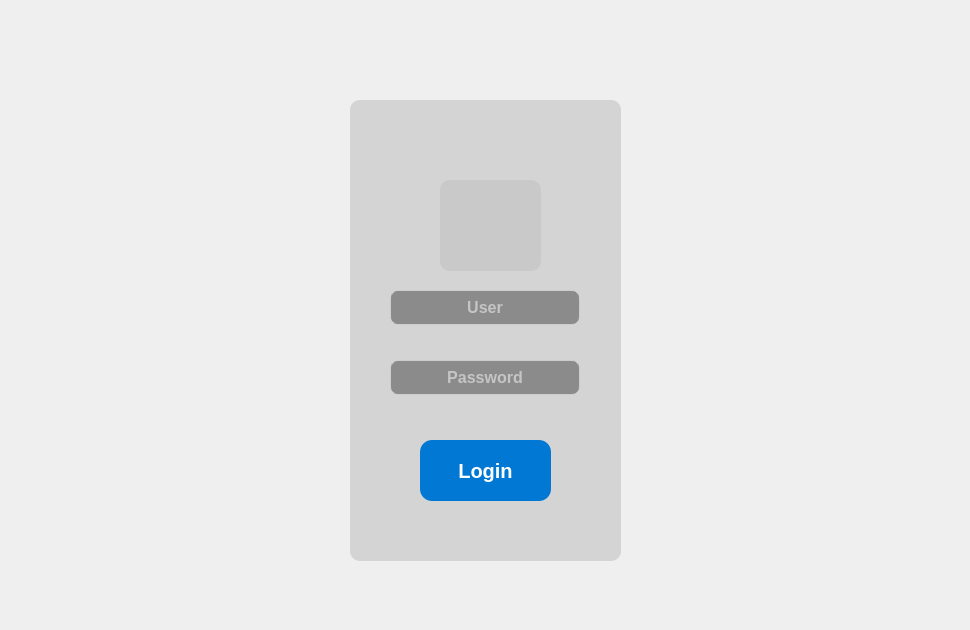
<?xml version="1.0" encoding="UTF-8"?>
<ui version="4.0">
 <class>Login</class>
 <widget class="QWidget" name="Login">
  <property name="geometry">
   <rect>
    <x>0</x>
    <y>0</y>
    <width>970</width>
    <height>630</height>
   </rect>
  </property>
  <property name="minimumSize">
   <size>
    <width>970</width>
    <height>630</height>
   </size>
  </property>
  <property name="maximumSize">
   <size>
    <width>970</width>
    <height>630</height>
   </size>
  </property>
  <property name="font">
   <font>
    <pointsize>12</pointsize>
   </font>
  </property>
  <property name="windowTitle">
   <string>Form</string>
  </property>
  <property name="styleSheet">
   <string notr="true">QFrame#frame_login {
    box-shadow: 0px 4px 20px rgba(0,0,0,0.35);
}
</string>
  </property>
  <widget class="QFrame" name="frame">
   <property name="geometry">
    <rect>
     <x>350</x>
     <y>100</y>
     <width>271</width>
     <height>461</height>
    </rect>
   </property>
   <property name="cursor">
    <cursorShape>ArrowCursor</cursorShape>
   </property>
   <property name="styleSheet">
    <string notr="true">background-color: rgba(193, 193, 193,0.6);
Border-radius:10px

</string>
   </property>
   <property name="frameShape">
    <enum>QFrame::Shape::StyledPanel</enum>
   </property>
   <property name="frameShadow">
    <enum>QFrame::Shadow::Raised</enum>
   </property>
   <widget class="QLineEdit" name="txt_user">
    <property name="geometry">
     <rect>
      <x>40</x>
      <y>190</y>
      <width>190</width>
      <height>35</height>
     </rect>
    </property>
    <property name="font">
     <font>
      <family>Segoe UI</family>
      <pointsize>12</pointsize>
      <bold>true</bold>
     </font>
    </property>
    <property name="layoutDirection">
     <enum>Qt::LayoutDirection::LeftToRight</enum>
    </property>
    <property name="styleSheet">
     <string notr="true">QLineEdit {
    background: rgba(127, 127, 127, 220);
    border: 1px solid rgba(255, 255, 255, 90);
    border-radius: 8px;
    padding: 6px 8px;
    color: white;              /* texto visível */
}

QLineEdit:focus {
    border: 1px solid #0078ff;
    background: rgba(38, 50, 64, 200);
}
</string>
    </property>
    <property name="alignment">
     <set>Qt::AlignmentFlag::AlignCenter</set>
    </property>
    <property name="placeholderText">
     <string>User</string>
    </property>
   </widget>
   <widget class="QPushButton" name="btn_login">
    <property name="geometry">
     <rect>
      <x>70</x>
      <y>340</y>
      <width>131</width>
      <height>61</height>
     </rect>
    </property>
    <property name="font">
     <font>
      <pointsize>-1</pointsize>
      <bold>true</bold>
     </font>
    </property>
    <property name="cursor">
     <cursorShape>PointingHandCursor</cursorShape>
    </property>
    <property name="layoutDirection">
     <enum>Qt::LayoutDirection::LeftToRight</enum>
    </property>
    <property name="styleSheet">
     <string notr="true">
QPushButton {
    background-color: #0078D4;
    color: white;
    border: none;
    border-radius: 12px;
    padding: 10px 24px;
    font-size: 20px;
    font-weight: bold;
}
QPushButton:hover {
    background-color: #1493FF;
}
QPushButton:pressed {
    background-color: #005A9E;
}
</string>
    </property>
    <property name="text">
     <string>Login</string>
    </property>
    <property name="default">
     <bool>true</bool>
    </property>
   </widget>
   <widget class="QLabel" name="img_login">
    <property name="geometry">
     <rect>
      <x>90</x>
      <y>80</y>
      <width>101</width>
      <height>91</height>
     </rect>
    </property>
    <property name="styleSheet">
     <string notr="true">background-color: rgba(193, 193, 193,0.6);</string>
    </property>
    <property name="text">
     <string/>
    </property>
    <property name="pixmap">
     <pixmap resource="icons.qrc">:/icons/icons_/icon_sem_fundo.png</pixmap>
    </property>
    <property name="scaledContents">
     <bool>true</bool>
    </property>
   </widget>
   <widget class="QLineEdit" name="txt_password">
    <property name="geometry">
     <rect>
      <x>40</x>
      <y>260</y>
      <width>190</width>
      <height>35</height>
     </rect>
    </property>
    <property name="font">
     <font>
      <family>Segoe UI</family>
      <pointsize>12</pointsize>
      <bold>true</bold>
     </font>
    </property>
    <property name="layoutDirection">
     <enum>Qt::LayoutDirection::LeftToRight</enum>
    </property>
    <property name="styleSheet">
     <string notr="true">QLineEdit {
    background: rgba(127, 127, 127, 220);
    border: 1px solid rgba(255, 255, 255, 90);
    border-radius: 8px;
    padding: 6px 8px;
    color: white;              /* texto visível */
}

QLineEdit:focus {
    border: 1px solid #0078ff;
    background: rgba(38, 50, 64, 200);
}

</string>
    </property>
    <property name="echoMode">
     <enum>QLineEdit::EchoMode::Password</enum>
    </property>
    <property name="alignment">
     <set>Qt::AlignmentFlag::AlignCenter</set>
    </property>
    <property name="placeholderText">
     <string>Password</string>
    </property>
   </widget>
   <widget class="QPushButton" name="btn_password_eye">
    <property name="geometry">
     <rect>
      <x>190</x>
      <y>260</y>
      <width>41</width>
      <height>35</height>
     </rect>
    </property>
    <property name="cursor">
     <cursorShape>PointingHandCursor</cursorShape>
    </property>
    <property name="autoFillBackground">
     <bool>false</bool>
    </property>
    <property name="styleSheet">
     <string notr="true">QPushButton {
    background-color: transparent;
    border: none;
}
QPushButton:hover {
    background-color: rgba(0,0,0,20); /* opcional */
}

/* QPushButton {
    background-color: transparent;
    border: none;
}*/
</string>
    </property>
    <property name="text">
     <string/>
    </property>
    <property name="icon">
     <iconset>
      <normaloff>icons_/eye_closed.png</normaloff>icons_/eye_closed.png</iconset>
    </property>
    <property name="iconSize">
     <size>
      <width>50</width>
      <height>50</height>
     </size>
    </property>
    <property name="flat">
     <bool>true</bool>
    </property>
   </widget>
  </widget>
  <widget class="QLabel" name="img_back_login">
   <property name="geometry">
    <rect>
     <x>0</x>
     <y>0</y>
     <width>971</width>
     <height>631</height>
    </rect>
   </property>
   <property name="text">
    <string/>
   </property>
   <property name="pixmap">
    <pixmap resource="icons.qrc">:/icons/icons_/Tela_Login.jpg</pixmap>
   </property>
   <property name="scaledContents">
    <bool>true</bool>
   </property>
  </widget>
  <zorder>img_back_login</zorder>
  <zorder>frame</zorder>
 </widget>
 <tabstops>
  <tabstop>txt_user</tabstop>
  <tabstop>txt_password</tabstop>
  <tabstop>btn_login</tabstop>
 </tabstops>
 <resources>
  <include location="icons.qrc"/>
 </resources>
 <connections/>
</ui>
